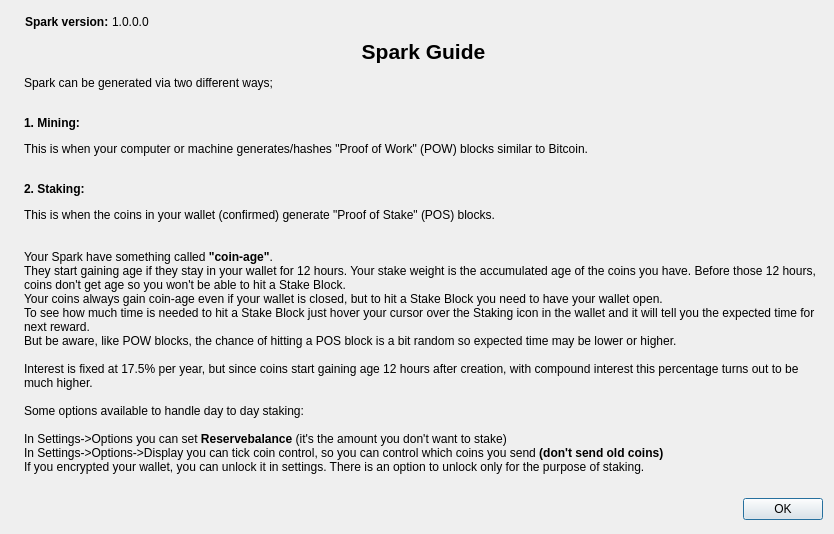
<?xml version="1.0" encoding="UTF-8"?>
<ui version="4.0">
 <class>tutoStackDialog</class>
 <widget class="QDialog" name="tutoStackDialog">
  <property name="geometry">
   <rect>
    <x>0</x>
    <y>0</y>
    <width>834</width>
    <height>534</height>
   </rect>
  </property>
  <property name="sizePolicy">
   <sizepolicy hsizetype="Fixed" vsizetype="Fixed">
    <horstretch>0</horstretch>
    <verstretch>0</verstretch>
   </sizepolicy>
  </property>
  <property name="maximumSize">
   <size>
    <width>1740</width>
    <height>798</height>
   </size>
  </property>
  <property name="windowTitle">
   <string>How to Stake</string>
  </property>
  <layout class="QHBoxLayout" name="horizontalLayout_2">
   <item>
    <widget class="QLabel" name="label_4">
     <property name="sizePolicy">
      <sizepolicy hsizetype="Preferred" vsizetype="Ignored">
       <horstretch>0</horstretch>
       <verstretch>0</verstretch>
      </sizepolicy>
     </property>
     <property name="pixmap">
      <pixmap resource="../bitcoin.qrc">:/images/about</pixmap>
     </property>
    </widget>
   </item>
   <item>
    <layout class="QVBoxLayout" name="verticalLayout_2">
     <item>
      <widget class="QFrame" name="frame">
       <property name="sizePolicy">
        <sizepolicy hsizetype="Fixed" vsizetype="Fixed">
         <horstretch>0</horstretch>
         <verstretch>0</verstretch>
        </sizepolicy>
       </property>
       <layout class="QHBoxLayout" name="horizontalLayout" stretch="0,0">
        <property name="spacing">
         <number>0</number>
        </property>
        <property name="sizeConstraint">
         <enum>QLayout::SetFixedSize</enum>
        </property>
        <property name="leftMargin">
         <number>1</number>
        </property>
        <property name="topMargin">
         <number>1</number>
        </property>
        <property name="rightMargin">
         <number>1</number>
        </property>
        <property name="bottomMargin">
         <number>1</number>
        </property>
        <item>
         <widget class="QLabel" name="label">
          <property name="sizePolicy">
           <sizepolicy hsizetype="Fixed" vsizetype="Fixed">
            <horstretch>0</horstretch>
            <verstretch>0</verstretch>
           </sizepolicy>
          </property>
          <property name="maximumSize">
           <size>
            <width>16777215</width>
            <height>267</height>
           </size>
          </property>
          <property name="cursor">
           <cursorShape>IBeamCursor</cursorShape>
          </property>
          <property name="text">
           <string>&lt;html&gt;&lt;head/&gt;&lt;body&gt;&lt;p&gt;&lt;span style=&quot; font-weight:600;&quot;&gt;Spark version: &lt;/span&gt;&lt;/p&gt;&lt;/body&gt;&lt;/html&gt;</string>
          </property>
          <property name="textInteractionFlags">
           <set>Qt::LinksAccessibleByMouse|Qt::TextSelectableByKeyboard|Qt::TextSelectableByMouse</set>
          </property>
         </widget>
        </item>
        <item>
         <widget class="QLabel" name="versionLabel">
          <property name="sizePolicy">
           <sizepolicy hsizetype="Fixed" vsizetype="Fixed">
            <horstretch>0</horstretch>
            <verstretch>0</verstretch>
           </sizepolicy>
          </property>
          <property name="cursor">
           <cursorShape>IBeamCursor</cursorShape>
          </property>
          <property name="text">
           <string notr="true">1.0.0.0</string>
          </property>
          <property name="textFormat">
           <enum>Qt::RichText</enum>
          </property>
          <property name="textInteractionFlags">
           <set>Qt::LinksAccessibleByMouse|Qt::TextSelectableByKeyboard|Qt::TextSelectableByMouse</set>
          </property>
         </widget>
        </item>
       </layout>
      </widget>
     </item>
     <item>
      <widget class="QLabel" name="label_2">
       <property name="sizePolicy">
        <sizepolicy hsizetype="Minimum" vsizetype="Minimum">
         <horstretch>0</horstretch>
         <verstretch>0</verstretch>
        </sizepolicy>
       </property>
       <property name="maximumSize">
        <size>
         <width>16777215</width>
         <height>450</height>
        </size>
       </property>
       <property name="text">
        <string>&lt;html&gt;&lt;head/&gt;&lt;body&gt;&lt;p align=&quot;center&quot;&gt;&lt;span style=&quot; font-size:16pt; font-weight:600;&quot;&gt;Spark Guide&lt;/span&gt;&lt;/p&gt;&lt;p&gt;Spark can be generated via two different ways;&lt;/p&gt;&lt;p&gt;&lt;br/&gt;&lt;span style=&quot; font-weight:600;&quot;&gt;1. Mining:&lt;/span&gt;&lt;/p&gt;&lt;p&gt;This is when your computer or machine generates/hashes &amp;quot;Proof of Work&amp;quot; (POW) blocks similar to Bitcoin.&lt;/p&gt;&lt;p&gt;&lt;br/&gt;&lt;span style=&quot; font-weight:600;&quot;&gt;2. Staking:&lt;/span&gt;&lt;/p&gt;&lt;p&gt;This is when the coins in your wallet (confirmed) generate &amp;quot;Proof of Stake&amp;quot; (POS) blocks.&lt;br/&gt;&lt;br/&gt;&lt;br/&gt;Your Spark have something called &lt;span style=&quot; font-weight:600;&quot;&gt;&amp;quot;coin-age&amp;quot;&lt;/span&gt;. &lt;br/&gt;They start gaining age if they stay in your wallet for 12 hours. Your stake weight is the accumulated age of the coins you have. Before those 12 hours, coins don't get age so you won't be able to hit a Stake Block.&lt;br/&gt;Your coins always gain coin-age even if your wallet is closed, but to hit a Stake Block you need to have your wallet open.&lt;br/&gt;To see how much time is needed to hit a Stake Block just hover your cursor over the Staking icon in the wallet and it will tell you the expected time for next reward. &lt;br/&gt;But be aware, like POW blocks, the chance of hitting a POS block is a bit random so expected time may be lower or higher.&lt;br/&gt;&lt;br/&gt;Interest is fixed at 17.5% per year, but since coins start gaining age 12 hours after creation, with compound interest this percentage turns out to be much higher.&lt;br/&gt;&lt;br/&gt;Some options available to handle day to day staking:&lt;br/&gt;&lt;br/&gt;In Settings-&amp;gt;Options you can set &lt;span style=&quot; font-weight:600;&quot;&gt;Reservebalance&lt;/span&gt; (it's the amount you don't want to stake)&lt;br/&gt;In Settings-&amp;gt;Options-&amp;gt;Display you can tick coin control, so you can control which coins you send&lt;span style=&quot; font-weight:600;&quot;&gt; (don't send old coins)&lt;/span&gt;&lt;br/&gt;If you encrypted your wallet, you can unlock it in settings. There is an option to unlock only for the purpose of staking.&lt;br/&gt;&lt;/p&gt;&lt;/body&gt;&lt;/html&gt;</string>
       </property>
       <property name="wordWrap">
        <bool>true</bool>
       </property>
       <property name="textInteractionFlags">
        <set>Qt::LinksAccessibleByMouse|Qt::TextSelectableByMouse</set>
       </property>
      </widget>
     </item>
     <item>
      <widget class="QDialogButtonBox" name="buttonBox">
       <property name="orientation">
        <enum>Qt::Horizontal</enum>
       </property>
       <property name="standardButtons">
        <set>QDialogButtonBox::Ok</set>
       </property>
      </widget>
     </item>
    </layout>
   </item>
  </layout>
 </widget>
 <resources>
  <include location="../bitcoin.qrc"/>
 </resources>
 <connections>
  <connection>
   <sender>buttonBox</sender>
   <signal>accepted()</signal>
   <receiver>tutoStackDialog</receiver>
   <slot>accept()</slot>
   <hints>
    <hint type="sourcelabel">
     <x>360</x>
     <y>308</y>
    </hint>
    <hint type="destinationlabel">
     <x>157</x>
     <y>274</y>
    </hint>
   </hints>
  </connection>
  <connection>
   <sender>buttonBox</sender>
   <signal>rejected()</signal>
   <receiver>tutoStackDialog</receiver>
   <slot>reject()</slot>
   <hints>
    <hint type="sourcelabel">
     <x>428</x>
     <y>308</y>
    </hint>
    <hint type="destinationlabel">
     <x>286</x>
     <y>274</y>
    </hint>
   </hints>
  </connection>
 </connections>
</ui>
